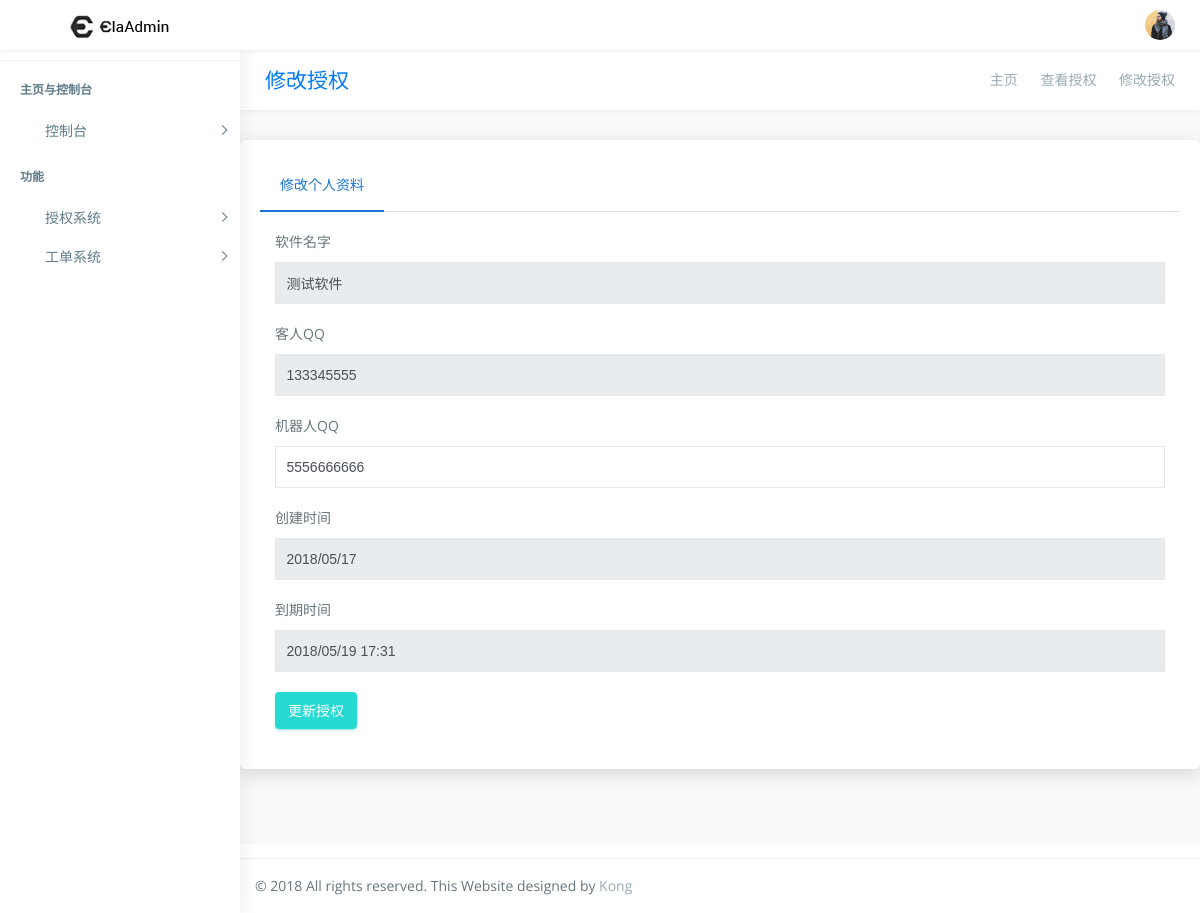
Page /check_auth/13/ (signed in) on the earlier database version.
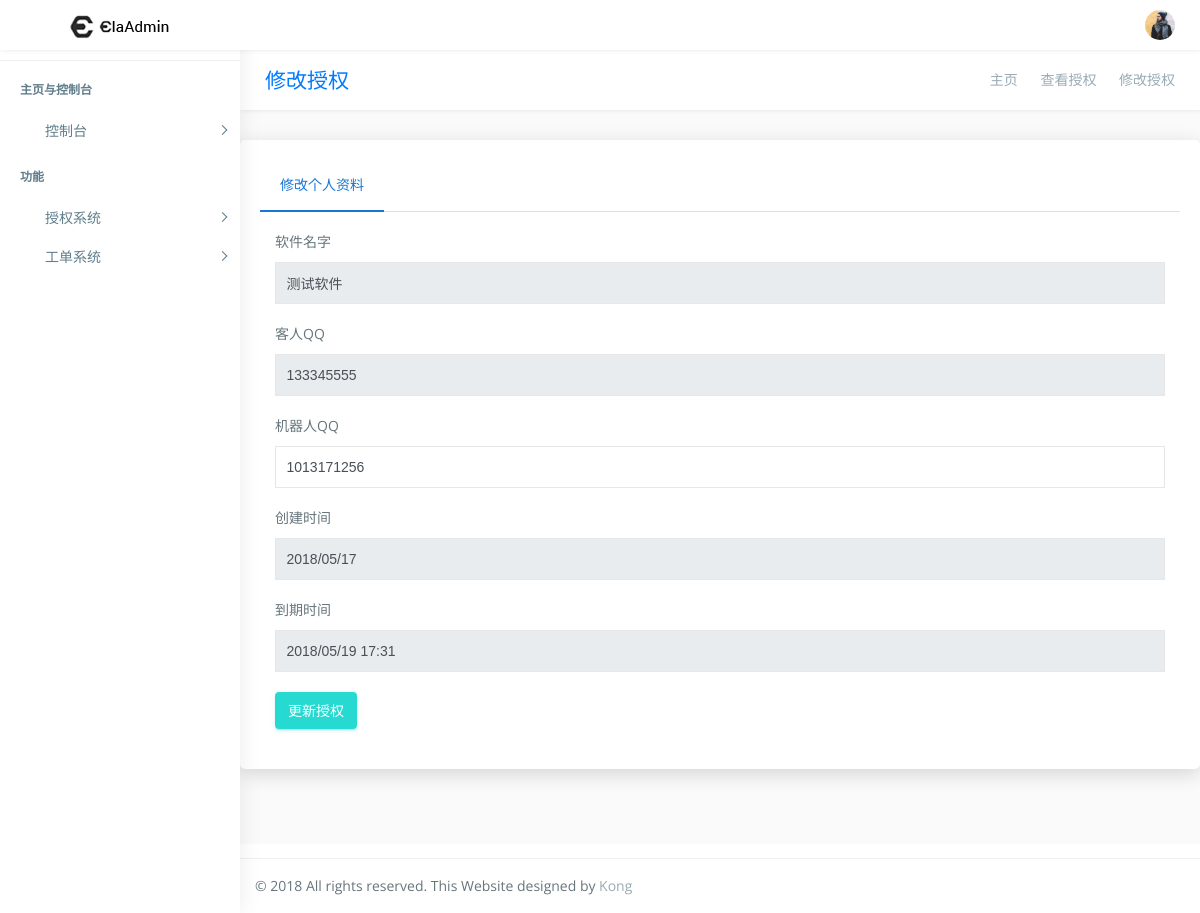
Same page on the later database version.
### main_app/models.py (models this page shows, shortened)
class Authorization(models.Model):
    software = models.ForeignKey(Software, verbose_name="软件对象")
    customer_QQ = models.PositiveIntegerField(verbose_name="客户的QQ")
    proxy_man = models.ForeignKey(User,verbose_name="代理")
    bot_QQ = models.PositiveIntegerField("机器人的QQ")
    begin_time = models.DateField(verbose_name="创建时间",auto_now_add=True)
    deadline_time = models.DateTimeField(verbose_name="到期时间",default=datetime.datetime.now())

class Software(models.Model):
    software_id = models.PositiveIntegerField(verbose_name="软件ID", unique=True)
    software_name = models.CharField(verbose_name="软件名", max_length=30)
    software_version_number = models.CharField(verbose_name="软件版本号", max_length=30,default="V1.0")
    software_each_time = models.PositiveIntegerField(verbose_name="套餐时间（按小时计算）",default=720)
    software_cost = models.PositiveIntegerField(verbose_name="套餐价格",default=10)
    software_try = models.BooleanField(verbose_name="是否开启试用",default=False)

### main_app/views/web/base_web.py (the view, shortened to what this page needs)
# urls.py: url(r'^check_auth/(?P<pk>[0-9]+)/$',check_auth,name='check_auth'),
@login_required
def check_auth(request,pk):
    if request.method == "GET":
        context = {"pk":pk}
        try:
            auth = Authorization.objects.get(pk=pk)
            if auth.proxy_man != request.user:
                return Http404("此授权不属于此账户！")
            context["auth"] = auth
            return render(request,'auth-detail.html',context=context)
        except Authorization.DoesNotExist:
            raise Http404("未找到！错误！")

### templates/auth-detail.html (shortened to what the changed rows need)
{% extends "base.html" %}
{% load staticfiles %}
{% block wrapper %}
        <div class="page-wrapper">
                        <div class="card">
                            <div class="tab-content">
                                <div class="tab-pane active" id="home" role="tabpanel">
                                    <div class="card-body">
                                        <form class="form-horizontal form-material" action="{% url "check_auth" pk=pk %}" method="post">
                                            <div class="form-group">
                                                <br>
                                                <div class="col-md-12">
                                                    <input type="text" value="{{ auth.software.software_name }}" class="form-control form-control-line" disabled="disabled" >
                                                </div>
                                            </div>
                                            <div class="form-group">
                                                <div class="col-md-12">
                                                    <input type="text" value="{{ auth.customer_QQ }}" class="form-control form-control-line" disabled="disabled" >
                                                </div>
                                            </div>
                                            <div class="form-group">
                                                <div class="col-md-12">
                                                    <input type="text" value="{{ auth.bot_QQ }}" class="form-control form-control-line" name="qq">
                                                </div>
                                            </div>
                                            <div class="form-group">
                                                <div class="col-md-12">
                                                    <input type="text" value="{{ auth.begin_time|date:"Y/m/d" }}" class="form-control form-control-line" disabled="disabled">
                                                </div>
                                            </div>
                                            <div class="form-group">
                                                <div class="col-md-12">
                                                    <input type="text" value="{{ auth.deadline_time|date:"Y/m/d H:i" }}"  class="form-control form-control-line" disabled="disabled">
                                                </div>
                                            </div>
                                        </form>
                                    </div>
                                </div>
                            </div>
                        </div>
                    </div>
                </div>
{% endblock wrapper %}

Differences in the rows shown:
changed Authorization "测试软件": qq "5556666666" → "1013171256"
